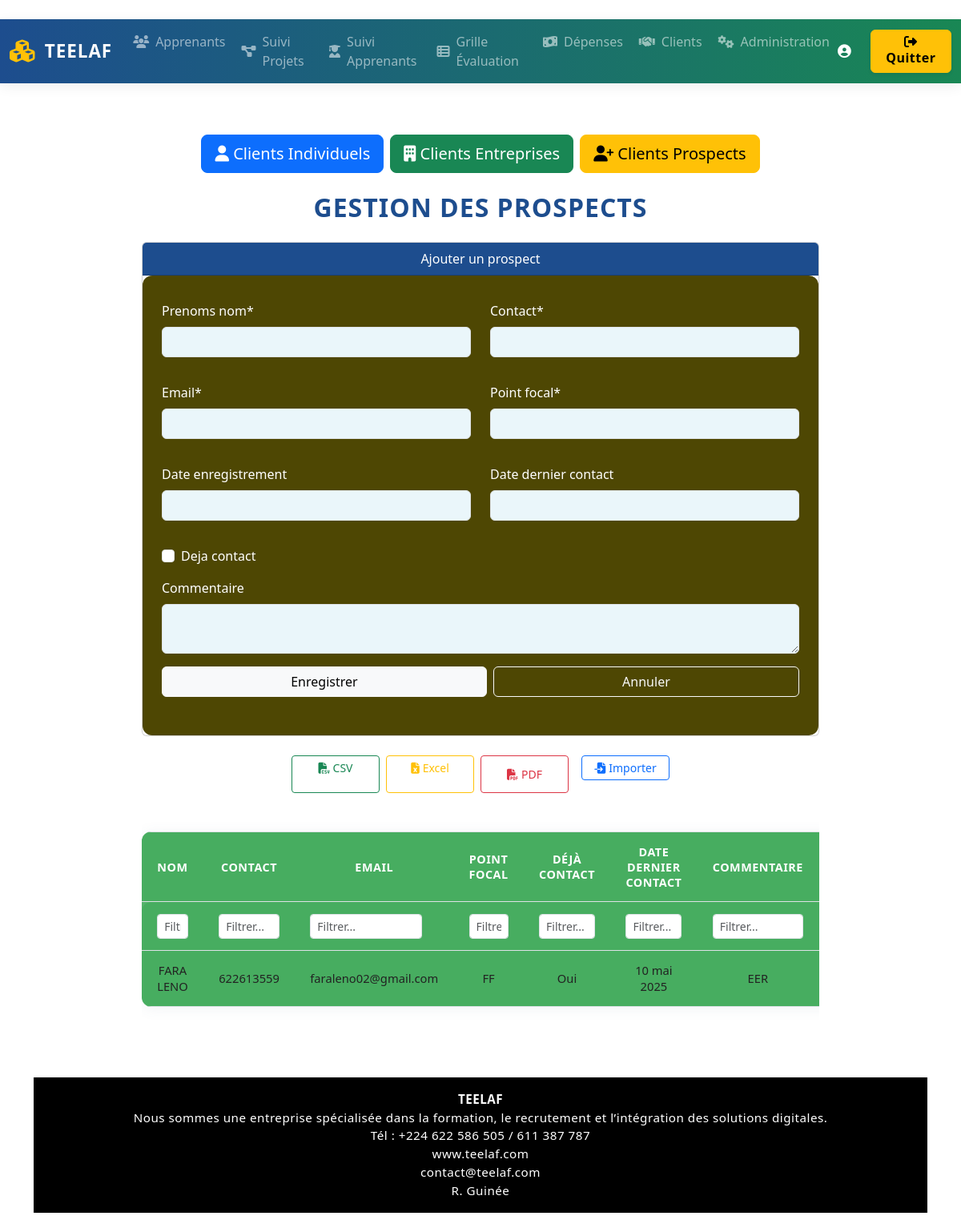
The page /clients/prospects/ on the database its author committed.
### teelaf/clients/models.py (models this page shows, shortened)
class ClientProspect(models.Model):
    matricule = models.CharField(max_length=50, unique=True)
    date_enregistrement = models.DateField(blank=True, null=True)
    prenoms_nom = models.CharField(max_length=150)
    point_focal = models.CharField(max_length=100)
    deja_contact = models.BooleanField(default=False)
    email = models.EmailField()
    contact = models.CharField(max_length=50)
    date_dernier_contact = models.DateField(blank=True, null=True)
    commentaire = models.TextField(blank=True)

### teelaf/clients/views.py (the view)
# urls.py: path('prospects/', views.manage_clients_prospects, name='manage_clients_prospects'),
def manage_clients_prospects(request):
    if request.method == 'POST':
        form = ClientProspectForm(request.POST)
        if form.is_valid():
            form.save()
            messages.success(request, "Prospect ajouté avec succès.")
            return redirect('manage_clients_prospects')
    else:
        form = ClientProspectForm()
    prospects = ClientProspect.objects.all().order_by('-id')
    total_count = prospects.count()
    return render(request, 'clients/manage_clients_prospects.html', {
        'form': form,
        'prospects': prospects,
        'total_count': total_count,
    })

### teelaf/templates/clients/manage_clients_prospects.html (shortened to what this page needs)
{% extends 'base.html' %}
{% load static %}
{% load crispy_forms_tags %}
{% block content %}
<div class="container-fluid px-2 px-md-5 py-3">
  <div class="d-flex flex-wrap justify-content-center gap-2 mb-4">
    <a href="{% url 'manage_clients_individuels' %}" class="btn btn-primary btn-lg">
      <i class="fas fa-user"></i> Clients Individuels
    </a>
    <a href="{% url 'manage_clients_entreprises' %}" class="btn btn-success btn-lg">
      <i class="fas fa-building"></i> Clients Entreprises
    </a>
    <a href="{% url 'manage_clients_prospects' %}" class="btn btn-warning btn-lg">
      <i class="fas fa-user-plus"></i> Clients Prospects
    </a>
  </div>
  <div class="row justify-content-center">
    <div class="col-12 col-lg-10">
      <h2 class="text-center mb-4 fw-bold" style="letter-spacing:1px; color:#1d4d8e;">
        GESTION DES PROSPECTS
      </h2>
      <div class="card mb-4">
        <div class="card-header text-center" style="background: #1d4d8e; color: #fff;">
            Ajouter un prospect
        </div>
        <div class="card-body form-bg">
          {% crispy form %}
        </div>
      </div>
      <div class="export-btns d-flex flex-wrap justify-content-center gap-2 mb-3">
        <a href="{% url 'clients_prospects_export_csv' %}" class="btn btn-outline-success btn-sm">
          <i class="fas fa-file-csv me-1"></i>CSV
        </a>
        <a href="{% url 'clients_prospects_export_excel' %}" class="btn btn-outline-warning btn-sm">
          <i class="fas fa-file-excel me-1"></i>Excel
        </a>
        <button onclick="printTable()" class="btn btn-outline-danger btn-sm">
          <i class="fas fa-file-pdf me-1"></i>PDF
        </button>
        <form action="{% url 'clients_prospects_import' %}" method="post" enctype="multipart/form-data" class="d-inline-block ms-2">
          <label class="btn btn-outline-primary btn-sm mb-0">
            <i class="fas fa-file-import me-1"></i>Importer
          </label>
        </form>
      </div>
      <div class="table-responsive" id="clients-table-section">
        <table class="table table-bordered table-hover align-middle text-center" id="clients-table">
          <thead>
            <tr>
              <th>Nom</th>
              <th>Contact</th>
              <th>Email</th>
              <th>Point focal</th>
              <th>Déjà contact</th>
              <th>Date dernier contact</th>
              <th>Commentaire</th>
            </tr>
            <tr class="filters-row">
              {% for i in "0123456" %}
              <th><input type="text" class="form-control form-control-sm" placeholder="Filtrer..." onkeyup="filterTable({{ forloop.counter0 }}, this.value)"></th>
              {% endfor %}
            </tr>
          </thead>
          <tbody>
            {% for prospect in prospects %}
            <tr>
              <td>{{ prospect.prenoms_nom }}</td>
              <td>{{ prospect.contact }}</td>
              <td>{{ prospect.email }}</td>
              <td>{{ prospect.point_focal }}</td>
              <td>
                {% if prospect.deja_contact %}
                  Oui
                {% else %}
                  Non
                {% endif %}
              </td>
              <td>{{ prospect.date_dernier_contact }}</td>
              <td>{{ prospect.commentaire }}</td>
            </tr>
            {% empty %}
            <tr>
              <td colspan="8">Aucun prospect enregistré.</td>
            </tr>
            {% endfor %}
          </tbody>
        </table>
      </div>
    </div>
  </div>
</div>
<footer class="footer-teelaf mt-5 py-3 text-center text-white" style="background: #000;">
    <div class="container">
        <strong>TEELAF</strong><br>
        Nous sommes une entreprise spécialisée dans la formation, le recrutement et l’intégration des solutions digitales.<br>
        <span>Tél : <a href="tel:+224622586505" class="text-white">+224 622 586 505</a> / <a href="tel:+224611387787" class="text-white">611 387 787</a></span><br>
        <a href="https://www.teelaf.com" class="text-white" target="_blank">www.teelaf.com</a><br>
        <a href="mailto:contact@teelaf.com" class="text-white">contact@teelaf.com</a><br>
        R. Guinée
    </div>
</footer>
{% endblock %}

### teelaf/static/css/style.css (style rules this page uses)
.table { border-radius: 12px; overflow: hidden; box-shadow: 0 2px 18px rgba(77,96,125,0.08); background: #fff !important; margin-top: 1.5rem; margin-bottom: 1.5rem; }
.table th, .table td { border: none !important; padding: 0.9rem 1.2rem !important; font-size: 0.95rem; vertical-align: middle; }
.table th { background: #1d4d8e !important; color: #fff !important; font-weight: 600; letter-spacing: 0.5px; font-size: 0.9rem !important; text-transform: uppercase; }
.table thead th:first-child { border-top-left-radius: 12px; }
.table tbody tr:last-child td:first-child { border-bottom-left-radius: 12px; }
.table tr { transition: background 0.2s; }
.footer-teelaf { background: #343a40; color: #adb5bd; font-size: 0.95rem; letter-spacing: 0.5px; padding: 2rem 0; margin-top: 3rem; text-align: center; }
.footer-teelaf a { color: #ffc107; text-decoration: none; transition: color 0.2s; }

### teelaf/templates/clients/manage_clients_prospects.html (style rules this page uses)
.form-bg { background:rgb(78, 71, 3) !important; border-radius: 12px; padding: 2rem 1.5rem; color: #fff; }
.form-bg .form-label { color: #fff !important; }
.form-bg .form-control { background: #eaf6fa; }
.export-btns .btn { min-width: 110px; }
.table-responsive { margin-top: 1.5rem; }
.filters-row input { max-width: 140px; }
#clients-table th, #clients-table td { font-size: 0.92rem; padding: 0.4rem 0.3rem; }
#clients-table, #clients-table th, #clients-table td { background:rgba(70, 173, 95, 0.92) !important; color: #222; }

### rows shown on the page
ClientProspect: prenoms_nom "FARA LENO", contact "622613559", email "faraleno02@gmail.com", point_focal "FF", deja_contact "Oui", date_dernier_contact "10 mai 2025", commentaire "EER"
